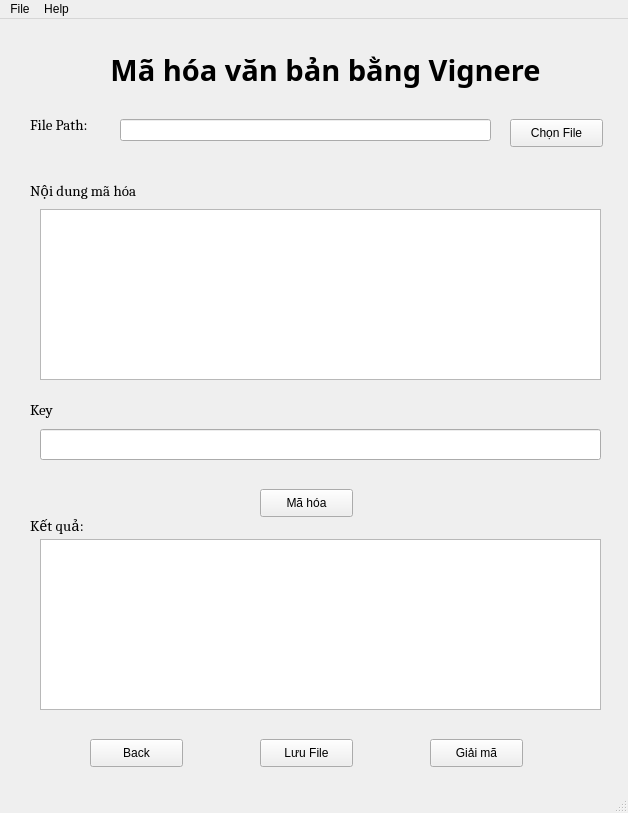
<?xml version="1.0" encoding="UTF-8"?>
<ui version="4.0">
 <class>MainWindow</class>
 <widget class="QMainWindow" name="MainWindow">
  <property name="geometry">
   <rect>
    <x>0</x>
    <y>0</y>
    <width>628</width>
    <height>813</height>
   </rect>
  </property>
  <property name="windowTitle">
   <string>MainWindow</string>
  </property>
  <widget class="QWidget" name="centralwidget">
   <widget class="QLabel" name="label_2">
    <property name="geometry">
     <rect>
      <x>30</x>
      <y>90</y>
      <width>81</width>
      <height>31</height>
     </rect>
    </property>
    <property name="font">
     <font>
      <family>Cambria</family>
      <pointsize>11</pointsize>
      <weight>50</weight>
      <bold>false</bold>
     </font>
    </property>
    <property name="text">
     <string>File Path:</string>
    </property>
   </widget>
   <widget class="QPushButton" name="btnSave">
    <property name="geometry">
     <rect>
      <x>260</x>
      <y>720</y>
      <width>93</width>
      <height>28</height>
     </rect>
    </property>
    <property name="font">
     <font>
      <pointsize>9</pointsize>
     </font>
    </property>
    <property name="text">
     <string>Lưu File</string>
    </property>
   </widget>
   <widget class="QPushButton" name="btnGiaiMaVignere">
    <property name="geometry">
     <rect>
      <x>430</x>
      <y>720</y>
      <width>93</width>
      <height>28</height>
     </rect>
    </property>
    <property name="font">
     <font>
      <pointsize>9</pointsize>
     </font>
    </property>
    <property name="text">
     <string>Giải mã</string>
    </property>
   </widget>
   <widget class="QLabel" name="label_5">
    <property name="geometry">
     <rect>
      <x>30</x>
      <y>370</y>
      <width>41</width>
      <height>41</height>
     </rect>
    </property>
    <property name="font">
     <font>
      <family>Cambria</family>
      <pointsize>11</pointsize>
      <weight>50</weight>
      <bold>false</bold>
     </font>
    </property>
    <property name="text">
     <string>Key</string>
    </property>
   </widget>
   <widget class="QPushButton" name="btnChonFile">
    <property name="geometry">
     <rect>
      <x>510</x>
      <y>100</y>
      <width>93</width>
      <height>28</height>
     </rect>
    </property>
    <property name="font">
     <font>
      <pointsize>9</pointsize>
     </font>
    </property>
    <property name="text">
     <string>Chọn File</string>
    </property>
   </widget>
   <widget class="QPushButton" name="btnBack">
    <property name="geometry">
     <rect>
      <x>90</x>
      <y>720</y>
      <width>93</width>
      <height>28</height>
     </rect>
    </property>
    <property name="font">
     <font>
      <pointsize>9</pointsize>
     </font>
    </property>
    <property name="text">
     <string>Back</string>
    </property>
   </widget>
   <widget class="QLineEdit" name="EdtPath">
    <property name="geometry">
     <rect>
      <x>120</x>
      <y>100</y>
      <width>371</width>
      <height>22</height>
     </rect>
    </property>
   </widget>
   <widget class="QPushButton" name="btnMaHoaVignere">
    <property name="geometry">
     <rect>
      <x>260</x>
      <y>470</y>
      <width>93</width>
      <height>28</height>
     </rect>
    </property>
    <property name="font">
     <font>
      <pointsize>9</pointsize>
     </font>
    </property>
    <property name="text">
     <string>Mã hóa</string>
    </property>
   </widget>
   <widget class="QLabel" name="label">
    <property name="geometry">
     <rect>
      <x>70</x>
      <y>0</y>
      <width>511</width>
      <height>101</height>
     </rect>
    </property>
    <property name="font">
     <font>
      <family>Sitka Heading Semibold</family>
      <pointsize>22</pointsize>
      <weight>75</weight>
      <bold>true</bold>
     </font>
    </property>
    <property name="text">
     <string>Mã hóa văn bản bằng Vignere</string>
    </property>
    <property name="alignment">
     <set>Qt::AlignCenter</set>
    </property>
   </widget>
   <widget class="QLineEdit" name="lineEdit">
    <property name="geometry">
     <rect>
      <x>40</x>
      <y>410</y>
      <width>561</width>
      <height>31</height>
     </rect>
    </property>
   </widget>
   <widget class="QTextEdit" name="result">
    <property name="geometry">
     <rect>
      <x>40</x>
      <y>520</y>
      <width>561</width>
      <height>171</height>
     </rect>
    </property>
   </widget>
   <widget class="QLabel" name="label_3">
    <property name="geometry">
     <rect>
      <x>30</x>
      <y>150</y>
      <width>171</width>
      <height>41</height>
     </rect>
    </property>
    <property name="font">
     <font>
      <family>Cambria</family>
      <pointsize>11</pointsize>
      <weight>50</weight>
      <bold>false</bold>
     </font>
    </property>
    <property name="text">
     <string>Nội dung mã hóa</string>
    </property>
   </widget>
   <widget class="QTextEdit" name="input">
    <property name="geometry">
     <rect>
      <x>40</x>
      <y>190</y>
      <width>561</width>
      <height>171</height>
     </rect>
    </property>
   </widget>
   <widget class="QLabel" name="label_4">
    <property name="geometry">
     <rect>
      <x>30</x>
      <y>490</y>
      <width>141</width>
      <height>31</height>
     </rect>
    </property>
    <property name="font">
     <font>
      <family>Cambria</family>
      <pointsize>11</pointsize>
      <weight>50</weight>
      <bold>false</bold>
     </font>
    </property>
    <property name="text">
     <string>Kết quả:</string>
    </property>
   </widget>
  </widget>
  <widget class="QMenuBar" name="menubar">
   <property name="geometry">
    <rect>
     <x>0</x>
     <y>0</y>
     <width>628</width>
     <height>26</height>
    </rect>
   </property>
   <widget class="QMenu" name="menuFile">
    <property name="title">
     <string>File</string>
    </property>
    <addaction name="actionOpen_File"/>
    <addaction name="actionSave_File"/>
    <addaction name="separator"/>
    <addaction name="actionExit"/>
   </widget>
   <widget class="QMenu" name="menuHelp">
    <property name="title">
     <string>Help</string>
    </property>
   </widget>
   <addaction name="menuFile"/>
   <addaction name="menuHelp"/>
  </widget>
  <widget class="QStatusBar" name="statusbar"/>
  <action name="actionOpen_File">
   <property name="text">
    <string>Open File</string>
   </property>
  </action>
  <action name="actionSave_File">
   <property name="text">
    <string>Save File</string>
   </property>
  </action>
  <action name="actionExit">
   <property name="text">
    <string>Exit</string>
   </property>
  </action>
 </widget>
 <resources/>
 <connections/>
</ui>
